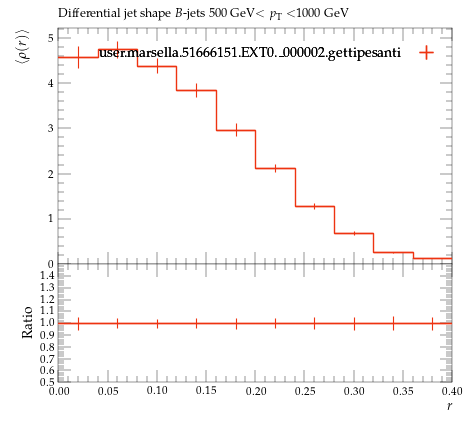

Here is the Python script that generated this plot:
#! /usr/bin/env python

# This Python script was auto-generated using YODA v2.0.2.
# Analysis object: /MC_HFDECAYS/avg_B_jet_rho_500_1000
# Timestamp: 24-07-2026 (16:40:05)

import matplotlib as mpl
import matplotlib.pyplot as plt
mpl.use('Agg') # comment out for interactive use
import os
import numpy as np

plotDir = os.path.split(os.path.realpath(__file__))[0]
if 'YODA_USER_PLOT_PATH' in globals():
    plot_outdir = globals()['YODA_USER_PLOT_PATH']
else:
    plot_outdir = plotDir

#plot style
plt.style.use(os.path.join(plotDir, '../default.mplstyle'))
# plot metadata
figW, figH = plt.rcParams['figure.figsize']
ax_xLabel = r'$r$'
ax_yLabel = r'$\langle\rho(r)\rangle$'
ax_title  = r'Differential jet shape $B$-jets 500 GeV$<p_\mathrm{T}<$1000 GeV'
ax_xScale = 'linear'
ax_yScale = 'linear'
xLims = (0.0, 0.4)
yLims = (0.0, 5.2209707)

# TeX-friendly labels for the legend
labels = {
    'legend' : ([ r"user.marsella.51666151.EXT0.\_000002.gettipesanti" ], r""),
}

# Adjust canvas width and height
canvasW = 10.0
canvasH = 9.0
figW *= canvasW/10.
figH *= canvasH/9.

# Create figure and axis objects
fig, (ax, ratio0_ax) = plt.subplots(2, 1, sharex=True,
                  figsize=(figW,figH), gridspec_kw={'height_ratios': (6.0, 3.0)})

# Set figure margins
plt.subplots_adjust(
    left   = 1.0 * plt.rcParams['figure.subplot.left'],
    right  = 1.0 * plt.rcParams['figure.subplot.right'],
    top    = 1.0 * plt.rcParams['figure.subplot.top'],
    bottom = 1.0 * plt.rcParams['figure.subplot.bottom'])

ratio0_ax.yaxis.set_major_locator(mpl.ticker.MultipleLocator(0.1))
ratio0_ax.set_ylim(0.5, 1.4999)
ratio0_ax.set_ylabel('Ratio')

# the numerical data is stored in a separate file
dataf = dict()
prefix = os.path.split(__file__)[0]
if prefix:    prefix = prefix + '/'
exec(open(prefix+'avg_B_jet_rho_500_1000__data.py').read(), dataf)


legend_handles = dict() # keep track of handles for the legend

# style options for curves
# starts at zorder>=5 to draw curve on top of legend
styles = {
  'user.marsella.51666151.EXT0._000002.gettipesanti.yoda.gz': {
    'color' : '#EE3311',
    'linestyle' : '-',
    'linewidth' : 1,
    'marker' : 'none',
    'markersize' : 2,
    'capsize' : 0.0,
    'zorder' : 5,
    'histstyle' : 1,
    'drawstyle' : 'steps-pre',
    'xerrorbars' : 1,
    'yerrorbars' : 1,
    'fillcolor' : None,
    'fillopacity' : 1.0,
    'ratio0_linestyle' : '-',
    'ratio0_linewidth' : 1,
    'ratio0_marker' : 'none',
    'ratio0_markersize' : 2,
    'ratio0_capsize' : 0.0,
    'ratio0_zorder' : 5,
    'ratio0_histstyle' : 1,
    'ratio0_drawstyle' : 'steps-pre',
    'ratio0_xerrorbars' : 1,
    'ratio0_yerrorbars' : 1,
  },
}

# curve from input yoda files in main panel
for label, yvals in dataf['yvals'].items():
    if all(np.isnan(v) for v in dataf['yvals'][label]):
        continue
    tmp = None
    if styles[label]['histstyle']: # draw as histogram
        xpos = dataf['xedges'][label] if styles[label]['drawstyle'] else dataf['xpoints'][label]
        ypos = np.insert(yvals, 0, yvals[0]) if styles[label]['drawstyle'] else yvals
        if styles[label]['fillcolor']: # fill area below curve
            ax.fill_between(xpos, ypos, step='pre',
                            color=styles[label]['fillcolor'],
                            alpha=styles[label]['fillopacity'])
        tmp, = ax.plot(xpos, ypos,
                       color=styles[label]['color'],
                       linestyle=styles[label]['linestyle'],
                       linewidth=styles[label]['linewidth'],
                       drawstyle=styles[label]['drawstyle'], solid_joinstyle='miter',
                       zorder=styles[label]['zorder'], label=label)
    tmp = ax.errorbar(dataf['xpoints'][label], yvals,
                      xerr=np.array(dataf['xerrs'][label])*styles[label]['xerrorbars'],
                      yerr=np.array(dataf['yerrs'][label])*styles[label]['yerrorbars'],
                      fmt=styles[label]['marker'], capsize=styles[label]['capsize'],
                      markersize=styles[label]['markersize'],
                      ecolor=styles[label]['color'],
                      color=styles[label]['color'], zorder=styles[label]['zorder'])
    tmp[-1][0].set_linestyle(styles[label]['linestyle'])
    tmp[-1][0].set_linewidth(styles[label]['linewidth'])
    if label in dataf['add_legend_handle']:  legend_handles[label] = tmp
    for varLabel in dataf['variation_yvals'].keys():
        if varLabel.startswith(label):
            tmp, = ax.plot(dataf['xedges'][label], dataf['variation_yvals'][varLabel],
                           color=styles[label]['color'],
                           linestyle=styles[label]['linestyle'],
                           linewidth=styles[label]['linewidth'],
                           drawstyle='steps-pre', solid_joinstyle='miter',
                           zorder=styles[label]['zorder'], alpha=0.5)


# plots on ratio panel
# curve from input yoda files in ratio panel
for label, yvals in dataf['ratio0_yvals'].items():
    if all(np.isnan(v) for v in yvals):
        continue
    if styles[label]['ratio0_histstyle']: # plot as histogram
        xpos = dataf['xedges']['user.marsella.51666151.EXT0._000002.gettipesanti.yoda.gz'] if styles[label]['ratio0_drawstyle'] else dataf['xpoints']['user.marsella.51666151.EXT0._000002.gettipesanti.yoda.gz']
        ypos = np.insert(yvals, 0, yvals[0]) if styles[label]['ratio0_drawstyle'] else yvals
        ratio0_ax.plot(xpos, ypos,
                       color=styles[label]['color'],
                       linewidth=styles[label]['linewidth'],
                       linestyle=styles[label]['ratio0_linestyle'],
                       drawstyle=styles[label]['ratio0_drawstyle'], zorder=styles[label]['zorder'],
                       solid_joinstyle='miter')
    tmp = ratio0_ax.errorbar(dataf['xpoints']['user.marsella.51666151.EXT0._000002.gettipesanti.yoda.gz'], yvals,
                             xerr=np.array(dataf['ref_xerrs'])*styles[label]['ratio0_xerrorbars'],
                             yerr=np.array(dataf['ratio0_yerrs'][label])*styles[label]['ratio0_yerrorbars'],
                             fmt=styles[label]['ratio0_marker'], capsize=styles[label]['ratio0_capsize'],
                             markersize=styles[label]['ratio0_markersize'],
                             ecolor=styles[label]['color'],
                             color=styles[label]['color'])
    tmp[-1][0].set_linestyle(styles[label]['ratio0_linestyle'])
    tmp[-1][0].set_linewidth(styles[label]['ratio0_linewidth'])

    for varlabel in dataf['ratio0_variation_vals'].keys():
        if varlabel.startswith(label):
            ratio0_ax.plot(dataf['xedges']['user.marsella.51666151.EXT0._000002.gettipesanti.yoda.gz'],
                            dataf['ratio0_variation_vals'][varlabel],
                            color=styles[label]['color'],
                            linestyle=styles[label]['linestyle'],
                            linewidth=styles[label]['linewidth'],
                            drawstyle='steps-pre', solid_joinstyle='miter',
                            zorder=1, alpha=0.5)

legend_items = list(legend_handles.values())
ax.add_artist(ax.legend(legend_items,
                        labels['legend'][0],
                        title=labels['legend'][1],
                        alignment='right',
                        loc='upper right',
                        bbox_to_anchor=(1.0, 0.97),markerfirst=False))

# set plot metadata as defined above
ratio0_ax.set_xlabel(ax_xLabel)
ratio0_ax.xaxis.set_label_coords(1., -0.15)
ax.set_ylabel(ax_yLabel, ha='right', va='top')
ax.yaxis.set_label_coords(-0.11, 1.0)
ax.set_title(ax_title, loc='left')
ax.set_xscale(ax_xScale)
ax.set_yscale(ax_yScale)
ax.set_xlim(xLims)
ax.set_ylim(yLims)

# tick formatting
plt.rcParams['xtick.top'] = True
plt.rcParams['ytick.right'] = True
fig.align_ylabels((ax, ratio0_ax))
plt.savefig(os.path.join(plot_outdir, 'avg_B_jet_rho_500_1000.pdf'), format='PDF')
plt.savefig(os.path.join(plot_outdir, 'avg_B_jet_rho_500_1000.png'), format='PNG')

plt.close(fig)
